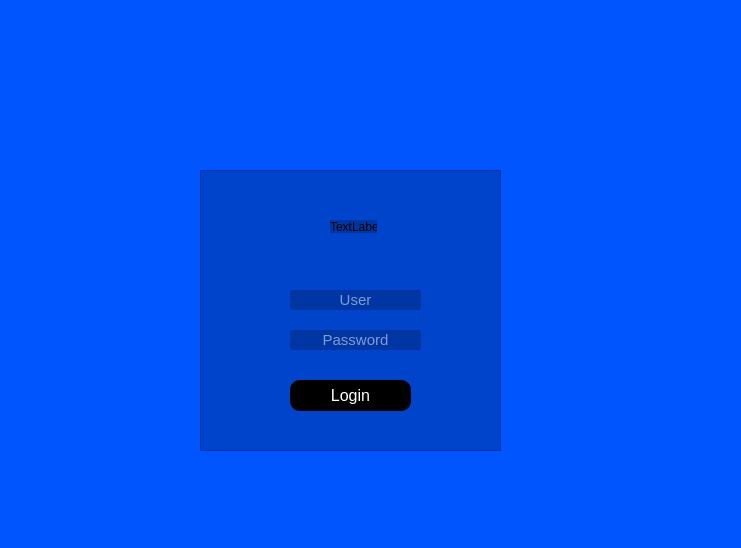
<?xml version="1.0" encoding="UTF-8"?>
<ui version="4.0">
 <class>Login</class>
 <widget class="QWidget" name="Login">
  <property name="geometry">
   <rect>
    <x>0</x>
    <y>0</y>
    <width>741</width>
    <height>548</height>
   </rect>
  </property>
  <property name="windowTitle">
   <string>Form</string>
  </property>
  <property name="styleSheet">
   <string notr="true">Background-color:rgb(0, 85, 255)</string>
  </property>
  <widget class="QFrame" name="frame">
   <property name="geometry">
    <rect>
     <x>200</x>
     <y>170</y>
     <width>301</width>
     <height>281</height>
    </rect>
   </property>
   <property name="styleSheet">
    <string notr="true">background-color: rgba(0, 0, 0,0.2);</string>
   </property>
   <property name="frameShape">
    <enum>QFrame::StyledPanel</enum>
   </property>
   <property name="frameShadow">
    <enum>QFrame::Raised</enum>
   </property>
   <widget class="QLineEdit" name="txt_user">
    <property name="geometry">
     <rect>
      <x>90</x>
      <y>120</y>
      <width>131</width>
      <height>20</height>
     </rect>
    </property>
    <property name="font">
     <font>
      <pointsize>11</pointsize>
     </font>
    </property>
    <property name="styleSheet">
     <string notr="true">color: rgb(255, 255, 255);</string>
    </property>
    <property name="alignment">
     <set>Qt::AlignCenter</set>
    </property>
    <property name="placeholderText">
     <string>User</string>
    </property>
   </widget>
   <widget class="QLineEdit" name="txt_password">
    <property name="geometry">
     <rect>
      <x>90</x>
      <y>160</y>
      <width>131</width>
      <height>20</height>
     </rect>
    </property>
    <property name="font">
     <font>
      <pointsize>11</pointsize>
     </font>
    </property>
    <property name="styleSheet">
     <string notr="true">color: rgb(255, 255, 255);</string>
    </property>
    <property name="text">
     <string/>
    </property>
    <property name="echoMode">
     <enum>QLineEdit::Password</enum>
    </property>
    <property name="alignment">
     <set>Qt::AlignCenter</set>
    </property>
    <property name="placeholderText">
     <string>Password</string>
    </property>
   </widget>
   <widget class="QPushButton" name="btn_login">
    <property name="geometry">
     <rect>
      <x>90</x>
      <y>210</y>
      <width>121</width>
      <height>31</height>
     </rect>
    </property>
    <property name="font">
     <font>
      <pointsize>12</pointsize>
     </font>
    </property>
    <property name="cursor">
     <cursorShape>PointingHandCursor</cursorShape>
    </property>
    <property name="styleSheet">
     <string notr="true">QPushButton{
background-color: rgb(0, 0, 0);
color: rgb(255, 255, 255);
border-radius: 10px;
}

QPushButton:hover{
background-color: rgb(255, 255, 255);
color: rgb(0, 0, 0);
}</string>
    </property>
    <property name="text">
     <string>Login</string>
    </property>
   </widget>
   <widget class="QLabel" name="label">
    <property name="geometry">
     <rect>
      <x>130</x>
      <y>50</y>
      <width>47</width>
      <height>13</height>
     </rect>
    </property>
    <property name="text">
     <string>TextLabel</string>
    </property>
   </widget>
  </widget>
 </widget>
 <resources/>
 <connections/>
</ui>
